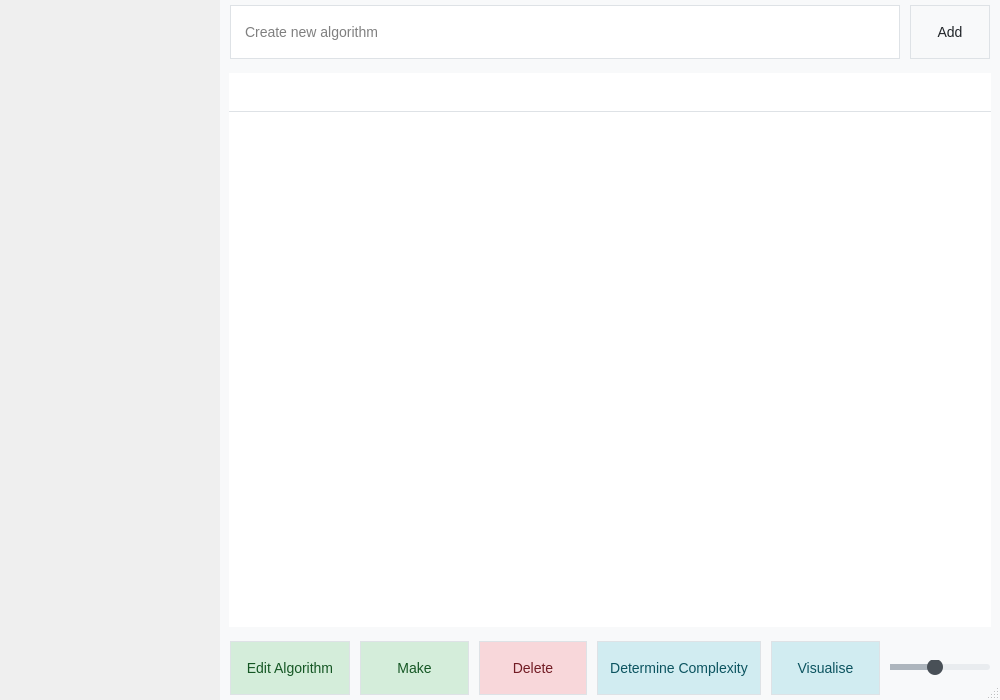
<?xml version="1.0" encoding="UTF-8"?>
<ui version="4.0">
 <class>MainWindow</class>
 <widget class="QMainWindow" name="MainWindow">
  <property name="geometry">
   <rect>
    <x>0</x>
    <y>0</y>
    <width>1000</width>
    <height>700</height>
   </rect>
  </property>
  <property name="sizePolicy">
   <sizepolicy hsizetype="Fixed" vsizetype="Fixed">
    <horstretch>0</horstretch>
    <verstretch>0</verstretch>
   </sizepolicy>
  </property>
  <property name="minimumSize">
   <size>
    <width>1000</width>
    <height>700</height>
   </size>
  </property>
  <property name="windowTitle">
   <string>Sorting Algorithm Simulator</string>
  </property>
  <property name="styleSheet">
   <string notr="true">/* Main Styles */
    QMainWindow {
        background-color: #f8f9fa;
    }
    
    /* Algorithm Buttons */
    QPushButton.algorithmButton {
        padding: 8px 12px;
        font-size: 14px;
        min-height: 36px;
        text-align: left;
        border: none;
        background: #f8f9fa;
        color: #212529;
        margin: 0px;
    }
    
    QPushButton.algorithmButton:hover {
        background-color: #e9ecef;
    }
    
    QPushButton.algorithmButton:pressed {
        background-color: #dee2e6;
    }
    
    QPushButton.algorithmButton[selected=&quot;true&quot;] {
        background: #e9ecef;
    }
    
    /* Scroll Area */
    QScrollArea#algorithmScrollArea {
        background: #f1f3f5;
        border: none;
    }
    
    /* Line Edit */
    QLineEdit#addAlgorithmTextBox {
        padding: 8px 12px;
        font-size: 14px;
        min-height: 36px;
        border: 1px solid #dee2e6;
        background: white;
    }
    
    /* Add Button */
    QPushButton#addAlgorithmButton {
        padding: 8px 12px;
        font-size: 14px;
        min-height: 36px;
        border: 1px solid #dee2e6;
        background: #f8f9fa;
        color: #212529;
    }
    
    QPushButton#addAlgorithmButton:hover {
        background-color: #e9ecef;
    }
    
    QPushButton#addAlgorithmButton:pressed {
        background-color: #dee2e6;
    }
    
    /* Status Label */
    QLabel#statusLabel {
        font-size: 16px;
        color: #6c757d;
        padding: 10px;
        background: white;
        border-bottom: 1px solid #dee2e6;
    }
    
    /* Plot Widget */
    QWidget#plotWidget {
        background: white;
    }
    
    /* Control Buttons */
    QPushButton#editAlgorithmButton,
    QPushButton#makeButton,
    QPushButton#determineComplexityButton,
    QPushButton#visualizeButton,
    QPushButton#deleteButton {
        padding: 8px 12px;
        font-size: 14px;
        min-height: 36px;
    }
    
    /* Edit Button */
    QPushButton#editAlgorithmButton {
        border: 1px solid #dee2e6;
        background: #d4edda;
        color: #155724;
    }
    
    QPushButton#editAlgorithmButton:hover {
        background-color: #c3e6cb;
    }
    
    QPushButton#editAlgorithmButton:pressed {
        background-color: #b1dfbb;
    }
    
    /* Make Button */
    QPushButton#makeButton {
        border: 1px solid #dee2e6;
        background: #d4edda;
        color: #155724;
    }
    
    QPushButton#makeButton:hover {
        background-color: #c3e6cb;
    }
    
    QPushButton#makeButton:pressed {
        background-color: #b1dfbb;
    }
    
    /* Complexity Button */
    QPushButton#determineComplexityButton {
        border: 1px solid #dee2e6;
        background: #d1ecf1;
        color: #0c5460;
    }
    
    QPushButton#determineComplexityButton:hover {
        background-color: #bee5eb;
    }
    
    QPushButton#determineComplexityButton:pressed {
        background-color: #abdde5;
    }
    
    /* Visualize Button */
    QPushButton#visualizeButton {
        border: 1px solid #dee2e6;
        background: #d1ecf1;
        color: #0c5460;
    }
    
    QPushButton#visualizeButton:hover {
        background-color: #bee5eb;
    }
    
    QPushButton#visualizeButton:pressed {
        background-color: #abdde5;
    }
    
    /* Delete Button */
    QPushButton#deleteButton {
        border: 1px solid #dee2e6;
        background: #f8d7da;
        color: #721c24;
    }
    
    QPushButton#deleteButton:hover {
        background-color: #f5c6cb;
    }
    
    QPushButton#deleteButton:pressed {
        background-color: #f1b0b7;
    }
    
    /* Slider */
    QSlider::groove:horizontal {
        height: 6px;
        background: #e9ecef;
        border-radius: 3px;
    }
    
    QSlider::handle:horizontal {
        width: 16px;
        height: 16px;
        margin: -5px 0;
        background: #495057;
        border-radius: 8px;
    }
    
    QSlider::sub-page:horizontal {
        background: #adb5bd;
    }</string>
  </property>
  <widget class="QWidget" name="centralwidget">
   <property name="sizePolicy">
    <sizepolicy hsizetype="Expanding" vsizetype="Expanding">
     <horstretch>0</horstretch>
     <verstretch>0</verstretch>
    </sizepolicy>
   </property>
   <property name="minimumSize">
    <size>
     <width>800</width>
     <height>700</height>
    </size>
   </property>
   <property name="maximumSize">
    <size>
     <width>100000</width>
     <height>100000</height>
    </size>
   </property>
   <layout class="QHBoxLayout" name="mainLayout">
    <property name="spacing">
     <number>0</number>
    </property>
    <property name="leftMargin">
     <number>0</number>
    </property>
    <property name="topMargin">
     <number>0</number>
    </property>
    <property name="rightMargin">
     <number>0</number>
    </property>
    <property name="bottomMargin">
     <number>0</number>
    </property>
    <item>
     <widget class="QScrollArea" name="algorithmScrollArea">
      <property name="minimumSize">
       <size>
        <width>220</width>
        <height>0</height>
       </size>
      </property>
      <property name="maximumSize">
       <size>
        <width>220</width>
        <height>16777215</height>
       </size>
      </property>
      <property name="frameShape">
       <enum>QFrame::NoFrame</enum>
      </property>
      <property name="widgetResizable">
       <bool>true</bool>
      </property>
      <widget class="QWidget" name="scrollAreaWidgetContents">
       <property name="geometry">
        <rect>
         <x>0</x>
         <y>0</y>
         <width>220</width>
         <height>700</height>
        </rect>
       </property>
       <layout class="QVBoxLayout" name="algorithmButtonsLayout">
        <property name="spacing">
         <number>5</number>
        </property>
        <property name="sizeConstraint">
         <enum>QLayout::SetMinimumSize</enum>
        </property>
       </layout>
      </widget>
     </widget>
    </item>
    <item>
     <layout class="QVBoxLayout" name="contentLayout">
      <property name="spacing">
       <number>0</number>
      </property>
      <item>
       <layout class="QHBoxLayout" name="addAlgorithmLayout">
        <property name="spacing">
         <number>10</number>
        </property>
        <property name="leftMargin">
         <number>10</number>
        </property>
        <property name="topMargin">
         <number>5</number>
        </property>
        <property name="rightMargin">
         <number>10</number>
        </property>
        <property name="bottomMargin">
         <number>5</number>
        </property>
        <item>
         <widget class="QLineEdit" name="addAlgorithmTextBox">
          <property name="minimumSize">
           <size>
            <width>200</width>
            <height>54</height>
           </size>
          </property>
          <property name="placeholderText">
           <string>Create new algorithm</string>
          </property>
         </widget>
        </item>
        <item>
         <widget class="QPushButton" name="addAlgorithmButton">
          <property name="minimumSize">
           <size>
            <width>80</width>
            <height>54</height>
           </size>
          </property>
          <property name="text">
           <string>Add</string>
          </property>
         </widget>
        </item>
       </layout>
      </item>
      <item>
       <widget class="QWidget" name="visualizationContainer" native="true">
        <layout class="QVBoxLayout" name="visualizationLayout">
         <property name="spacing">
          <number>0</number>
         </property>
         <item>
          <widget class="QLabel" name="statusLabel">
           <property name="alignment">
            <set>Qt::AlignCenter</set>
           </property>
          </widget>
         </item>
         <item>
          <widget class="QWidget" name="plotWidget" native="true">
           <property name="sizePolicy">
            <sizepolicy hsizetype="Expanding" vsizetype="Expanding">
             <horstretch>0</horstretch>
             <verstretch>1</verstretch>
            </sizepolicy>
           </property>
          </widget>
         </item>
        </layout>
       </widget>
      </item>
      <item>
       <layout class="QHBoxLayout" name="controlPanelLayout">
        <property name="spacing">
         <number>10</number>
        </property>
        <property name="leftMargin">
         <number>10</number>
        </property>
        <property name="topMargin">
         <number>5</number>
        </property>
        <property name="rightMargin">
         <number>10</number>
        </property>
        <property name="bottomMargin">
         <number>5</number>
        </property>
        <item>
         <widget class="QPushButton" name="editAlgorithmButton">
          <property name="enabled">
           <bool>false</bool>
          </property>
          <property name="sizePolicy">
           <sizepolicy hsizetype="Expanding" vsizetype="Fixed">
            <horstretch>0</horstretch>
            <verstretch>0</verstretch>
           </sizepolicy>
          </property>
          <property name="minimumSize">
           <size>
            <width>120</width>
            <height>54</height>
           </size>
          </property>
          <property name="text">
           <string>Edit Algorithm</string>
          </property>
         </widget>
        </item>
        <item>
         <widget class="QPushButton" name="makeButton">
          <property name="enabled">
           <bool>false</bool>
          </property>
          <property name="sizePolicy">
           <sizepolicy hsizetype="Expanding" vsizetype="Fixed">
            <horstretch>0</horstretch>
            <verstretch>0</verstretch>
           </sizepolicy>
          </property>
          <property name="minimumSize">
           <size>
            <width>80</width>
            <height>54</height>
           </size>
          </property>
          <property name="text">
           <string>Make</string>
          </property>
         </widget>
        </item>
        <item>
         <widget class="QPushButton" name="deleteButton">
          <property name="enabled">
           <bool>false</bool>
          </property>
          <property name="sizePolicy">
           <sizepolicy hsizetype="Expanding" vsizetype="Fixed">
            <horstretch>0</horstretch>
            <verstretch>0</verstretch>
           </sizepolicy>
          </property>
          <property name="minimumSize">
           <size>
            <width>80</width>
            <height>54</height>
           </size>
          </property>
          <property name="text">
           <string>Delete</string>
          </property>
         </widget>
        </item>
        <item>
         <widget class="QPushButton" name="determineComplexityButton">
          <property name="enabled">
           <bool>true</bool>
          </property>
          <property name="sizePolicy">
           <sizepolicy hsizetype="Expanding" vsizetype="Fixed">
            <horstretch>0</horstretch>
            <verstretch>0</verstretch>
           </sizepolicy>
          </property>
          <property name="minimumSize">
           <size>
            <width>150</width>
            <height>54</height>
           </size>
          </property>
          <property name="text">
           <string>Determine Complexity</string>
          </property>
         </widget>
        </item>
        <item>
         <widget class="QPushButton" name="visualizeButton">
          <property name="sizePolicy">
           <sizepolicy hsizetype="Expanding" vsizetype="Fixed">
            <horstretch>0</horstretch>
            <verstretch>0</verstretch>
           </sizepolicy>
          </property>
          <property name="minimumSize">
           <size>
            <width>100</width>
            <height>54</height>
           </size>
          </property>
          <property name="text">
           <string>Visualise</string>
          </property>
         </widget>
        </item>
        <item>
         <widget class="QSlider" name="arraySizeSlider">
          <property name="minimumSize">
           <size>
            <width>100</width>
            <height>0</height>
           </size>
          </property>
          <property name="maximumSize">
           <size>
            <width>100</width>
            <height>16777215</height>
           </size>
          </property>
          <property name="minimum">
           <number>10</number>
          </property>
          <property name="maximum">
           <number>100</number>
          </property>
          <property name="value">
           <number>50</number>
          </property>
          <property name="orientation">
           <enum>Qt::Horizontal</enum>
          </property>
         </widget>
        </item>
       </layout>
      </item>
     </layout>
    </item>
   </layout>
  </widget>
  <widget class="QStatusBar" name="statusbar"/>
 </widget>
 <resources/>
 <connections/>
</ui>
